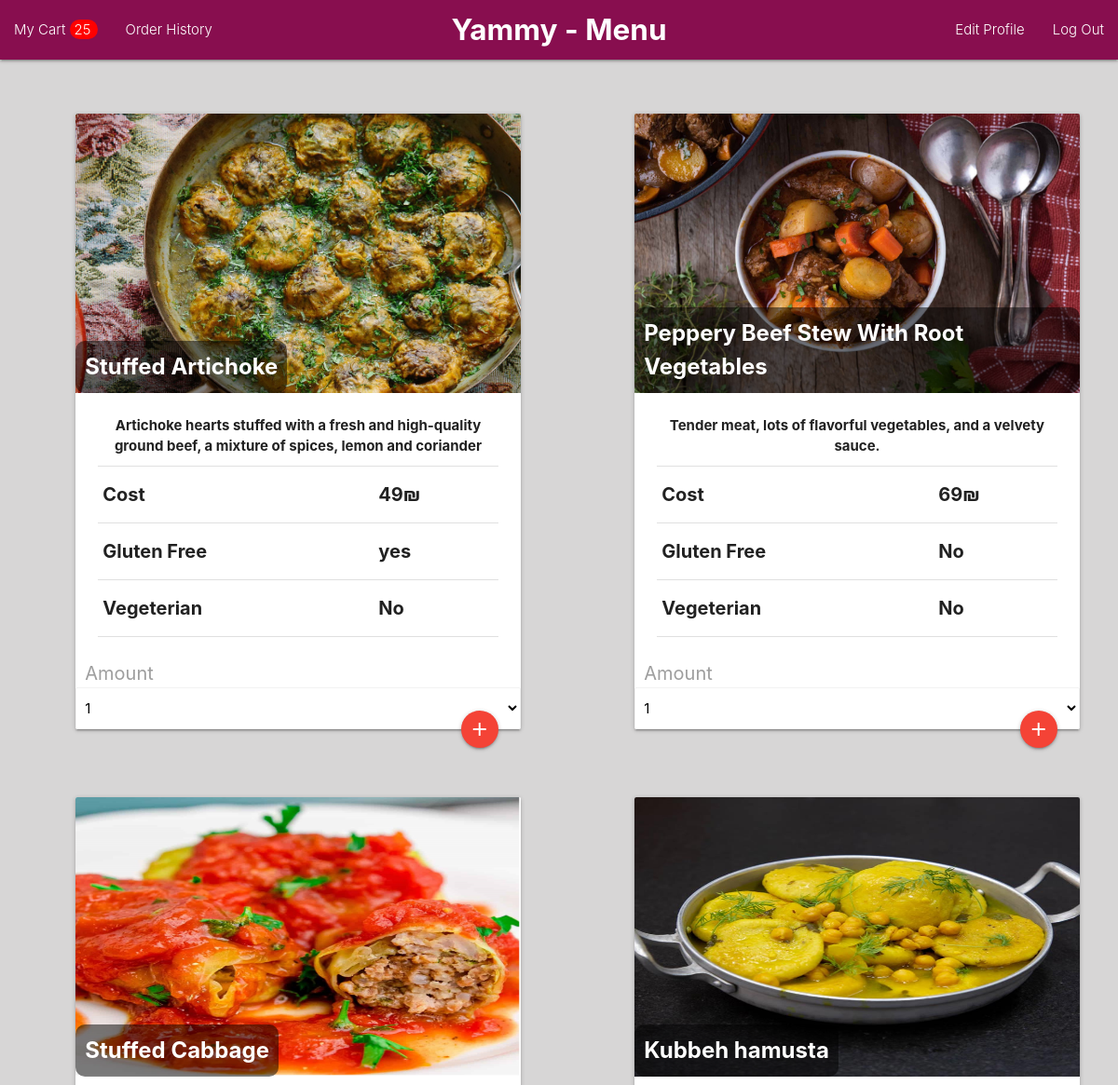
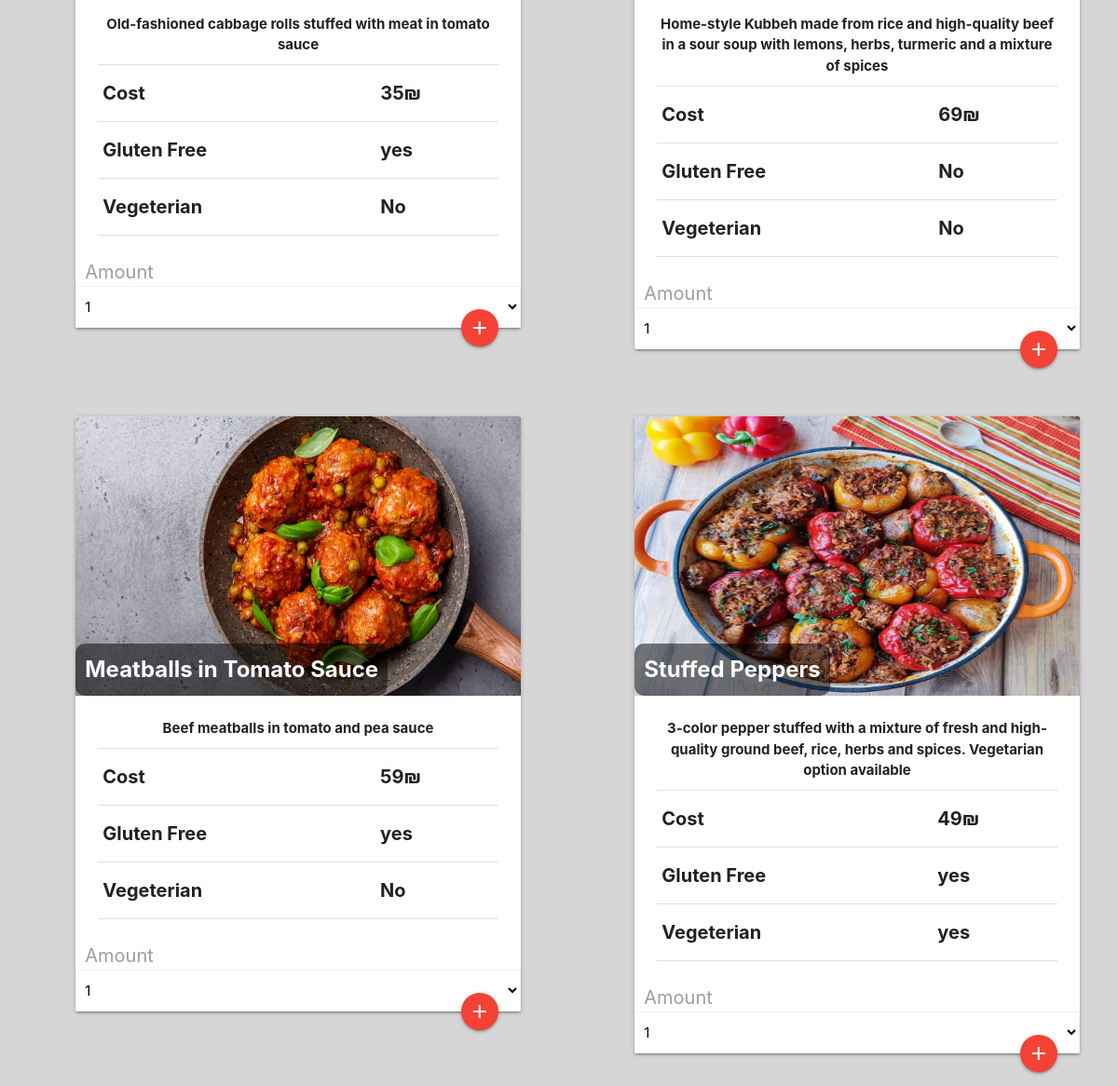
Screenshot of /dish/show_dishes/1 (signed in) with the database file from the repository (2 pictures, top to bottom).
### models/items.py (models this page shows)
class Items(db.Model):
    id = db.Column(db.Integer,primary_key=True)
    dish_id = db.Column(db.Integer,db.ForeignKey('dish.id'))
    cart_id = db.Column(db.Integer,db.ForeignKey('cart.id'))
    amount = db.Column(db.Integer,nullable=False)
    dish = db.relationship('Dish', back_populates='cart_association')
    cart = db.relationship('Cart', back_populates='dish_association')

### models/dish.py (models this page shows)
class Dish(db.Model):
    id = db.Column(db.Integer,primary_key=True)
    name = db.Column(db.String(200),nullable=False)
    price = db.Column(db.Integer,nullable=False)
    description = db.Column(db.Text)
    image = db.Column(db.String(500),nullable=False)
    is_gluten_free = db.Column(db.Boolean,nullable=False)
    is_vegeterian = db.Column(db.Boolean,nullable=False)
    category_id = db.Column(db.Integer,db.ForeignKey('category.id'))
    cart_association = db.relationship('Items', back_populates='dish')
    carts = association_proxy('cart_association', 'cart')

### controllers/dishes.py (the view)
@login_required
def show_dishes(id):
    form = Form()
    category = Category.query.get(id)
    return render_template('dishes/show_dishes.html',category=category,form=form)

### models/form.py
class Form(FlaskForm):
    username = StringField("Username",validators=[DataRequired()])
    password = PasswordField("Password",validators=[DataRequired()])
    new_password = StringField("Password",validators=[DataRequired()])
    first_name = StringField("First Name",validators=[DataRequired()])
    last_name = StringField("Last Name",validators=[DataRequired()])
    remember_me = BooleanField("Remember me")
    name = StringField("Name",validators=[DataRequired()])
    price = IntegerField("Price")
    description = StringField("About the dish")
    image = StringField("Image",validators=[DataRequired()])
    is_gluten_free = BooleanField("Gluten Free")
    is_vegeterian = BooleanField("Vegeterian")
    amount = SelectField("Amount",choices=[(num,num) for num in range(1,11)])
    address = StringField("Address",validators=[DataRequired()])
    comment = TextAreaField("Special Request",validators=[DataRequired()])

### auth.py (called while the page is built)
@login_manager.user_loader
def load_user(user_id):
    return User.query.get(int(user_id))

def item_amount(user):
    cart = user.carts[-1]
    amount = 0
    for item in cart.dish_association:
        amount += item.amount
    return amount

### templates/dishes/show_dishes.html (shortened to what this page needs)
{% if current_user.is_staff %} {% extends 'layouts/admin_layout.html' %}
{% else %} {% extends 'layouts/layout.html' %} {% endif %}
{% block content %}
<div style="display: flex;flex-wrap: wrap;">
{% for dish in category.dishes %}
<div class="row">
  <div style="width: 600px;height: 300px;margin-top: 30px;" class="container">
    <div style="margin-left: 70px;" class="col s12 m10">
      <div class="card">
        <div class="card-image">
          <img style="height: 300px;" src="{{url_for('static', filename=dish.image)}}">
          <span style="font-weight: bold;background-color: rgba(0,0,0,0.5);border-radius: 10px;padding: 10px;" class="card-title">{{dish.name}}</span>
        </div>
        <div class="card-content">
          <p class="center" style="margin-bottom: 10px;font-weight: bold;">{{dish.description}}</p>
          <table style="font-weight: bold;font-size: 20px">
            <tr>
              <td>Cost</td>
              <td>
                {{dish.price}}₪
              </td>
            </tr>
            <tr>
              <td>Gluten Free</td>
              <td>{% if dish.is_gluten_free %}yes{% else %}No{% endif %}</td>
            </tr>
            <tr>
              <td>Vegeterian</td>
              <td>{% if dish.is_vegeterian %}yes{% else %}No{% endif %}</td>
            </tr>
          </table>
        </div>
        <div>
            <form action="{{url_for('order.add_to_cart',id=dish.id)}}" method="POST">
                <div>{{form.amount.label (style="font-size:20px; margin-left:10px")}}</div>
                <div>{{form.amount (class="browser-default")}}</div>
                <button type="submit" class="btn-floating halfway-fab waves-effect waves-light red"><i class="material-icons">add</i></button>
                </form>
        </div>
      </div>
      </div>
    </div>
    </div>
{% endfor %}
</div>
{% endblock %}

### templates/layouts/layout.html (shortened to what this page needs)
<!DOCTYPE html>
<html lang="en">
<head>
    <link rel="stylesheet" href="https://cdnjs.cloudflare.com/ajax/libs/materialize/1.0.0/css/materialize.min.css">
</head>
<body style="background-color: rgb(215, 214, 214);">
  <div class="row">
    <nav>
        <div class="nav-wrapper light pink darken-4">
          <a style="font-weight: bold;" href="{{url_for('category.menu')}}" class="brand-logo center">Yammy - Menu</a>
          <ul id="nav-mobile">
            <li class="right"><a href="{{url_for('user.log_out')}}">Log Out</a></li>
            <li class="right"><a href="{{url_for('user.edit_profile')}}">Edit Profile</a></li>
            <li><a href="{{url_for('order.show_cart')}}">My Cart {% if len(current_user.carts[-1].dish_association) %} <span style="background-color: red;border-radius: 20px;padding: 1px 7px 1px 5px;">{{item_amount(current_user)}}{% endif %}</span> </a></li>
            <li><a href="{{url_for('order.orders_history')}}">Order History</a></li>
          </ul>
        </div>
      </nav>
      </div>
    {% block content %}
    {% endblock %}
</body>
</html>

### rows the page displays
Items: amount.amount "25"
Dish: image (picture), name "Stuffed Artichoke", description "Artichoke hearts stuffed with a fresh and high-quality ground beef, a mixture of spices, lemon and coriander", price "49", is_gluten_free "yes", is_vegeterian "No", amount "Amount"
Dish: image (picture), name "Peppery Beef Stew With Root Vegetables", description "Tender meat, lots of flavorful vegetables, and a velvety sauce.", price "69", is_gluten_free "No", is_vegeterian "No", amount "Amount"
Dish: image (picture), name "Stuffed Cabbage", description "Old-fashioned cabbage rolls stuffed with meat in tomato sauce", price "35", is_gluten_free "yes", is_vegeterian "No", amount "Amount"
Dish: image (picture), name "Kubbeh hamusta", description "Home-style Kubbeh made from rice and high-quality beef in a sour soup with lemons, herbs, turmeric and a mixture of spices", price "69", is_gluten_free "No", is_vegeterian "No", amount "Amount"
Dish: image (picture), name "Meatballs in Tomato Sauce", description "Beef meatballs in tomato and pea sauce", price "59", is_gluten_free "yes", is_vegeterian "No", amount "Amount"
Dish: image (picture), name "Stuffed Peppers", description "3-color pepper stuffed with a mixture of fresh and high-quality ground beef, rice, herbs and spices. Vegetarian option available", price "49", is_gluten_free "yes", is_vegeterian "yes", amount "Amount"
